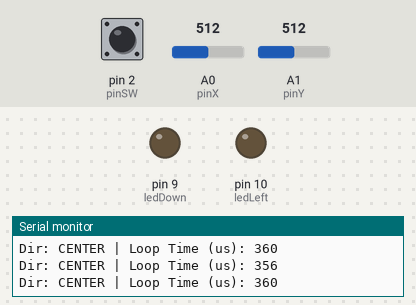
Bench run of a sketch on a simulated Arduino Uno, built with avr-gcc and run on an emulated ATmega328P. Parts: output pins drawn as LEDs (lit = HIGH), the last lines printed to the serial monitor. The test bench sets the inputs (shaded band); at power-on: A1 (pinY) = 512, pin 2 (pinSW) HIGH, A0 (pinX) = 512. Pins used as bus, display or sensor lines are not drawn.

Above: at 1.2 s.
1.3 s: A1 (pinY) set to 587
2.8 s: A1 (pinY) set to 611
At 3.8 s:
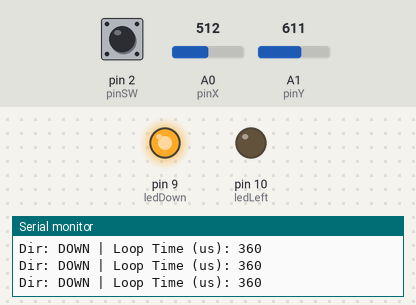
4.3 s: pin 2 (pinSW) pulled LOW for 0.15 s
At 4.4 s:
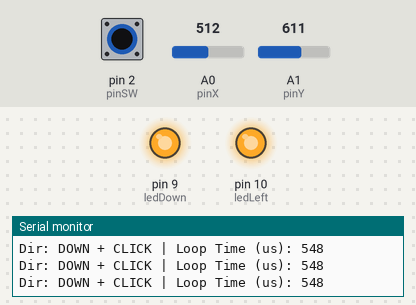
6.0 s: pin 2 (pinSW) pulled LOW for 1 s
At 8.2 s:
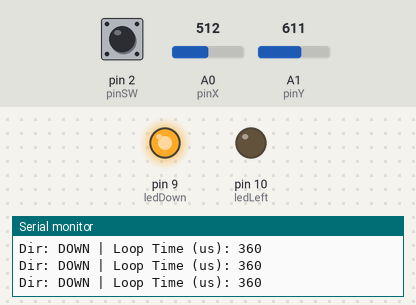
8.5 s: A0 (pinX) set to 416
10.0 s: A0 (pinX) set to 383
At 10.5 s:
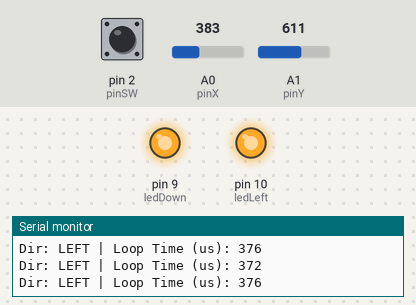
Timing chart, 0 to 12.5 s (numbered marks = the images above; inputs shaded):
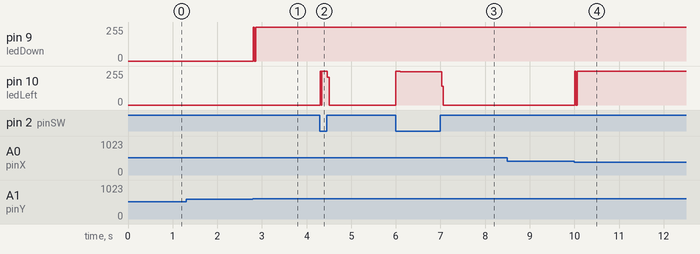

Measured:
- the behaviour switches between 600 and 601 on A1 (pinY) (found by bisection; images 0 and 1)
- the behaviour switches between 400 and 399 on A0 (pinX) (found by bisection; images 3 and 4)
- after the input at 2.8 s, pin 9 (ledDown): 0/255 → 254/255 at once
- after the input at 4.3 s, pin 10 (ledLeft): 0/255 → 253/255 at once, → 0/255 0.16 s later
- after the input at 6.0 s, pin 10 (ledLeft): 0/255 → 255/255 at once, → 249/255 0.10 s later, → 0/255 0.92 s later
- after the input at 10.0 s, pin 10 (ledLeft): 0/255 → 254/255 at once

The sketch:

emb2lab.ino
```cpp
// --- 1. Define Pins ---
// Joystick connections
const int pinSW = 2;   // Push button (SW) connected to digital pin 2
const int pinX = A0;   // X-axis (VRx) connected to analog pin A0
const int pinY = A1;   // Y-axis (VRy) connected to analog pin A1
// LED outputs for each direction
const int ledUp = 6;
const int ledDown = 9;
const int ledLeft = 10;
const int ledRight = 11;
// --- 2. Define Thresholds & Dead-zone ---
// Joystick center ≈ 512; dead-zone prevents noise/jitter near center
const int thresholdLow = 400;   // Lower bound for direction detection
const int thresholdHigh = 600;  // Upper bound for direction detection
void setup() {
  // Initialize serial communication at high speed for faster data updates
  Serial.begin(115200);
  // Configure joystick button as input with internal pull-up resistor
  // (LOW when pressed, HIGH when released)
  pinMode(pinSW, INPUT_PULLUP);
  // Configure LED pins as outputs
  pinMode(ledUp, OUTPUT);
  pinMode(ledDown, OUTPUT);
  pinMode(ledLeft, OUTPUT);
  pinMode(ledRight, OUTPUT);
}
void loop() {
  // Start timing measurement to evaluate sampling speed
  unsigned long startTime = micros();
  // --- READ INPUTS ---
  // Read analog values from joystick axes (0–1023)
  int valX = analogRead(pinX);
  int valY = analogRead(pinY);
  // Read button state (0 = pressed, 1 = not pressed)
  int valSW = digitalRead(pinSW);
  // --- RESET LEDS ---
  // Turn off all LEDs before determining new direction
  digitalWrite(ledUp, LOW);
  digitalWrite(ledDown, LOW);
  digitalWrite(ledLeft, LOW);
  digitalWrite(ledRight, LOW);
  // Default direction when joystick is in dead-zone
  String direction = "CENTER";
  // --- DIRECTION LOGIC ---
  // Check Y-axis for UP/DOWN movement
  if (valY < thresholdLow) {
    digitalWrite(ledUp, HIGH);   // Activate UP LED
    direction = "UP";
  }
  else if (valY > thresholdHigh) {
    digitalWrite(ledDown, HIGH); // Activate DOWN LED
    direction = "DOWN";
  }
  // Check X-axis for LEFT/RIGHT movement
  if (valX < thresholdLow) {
    digitalWrite(ledLeft, HIGH);  // Activate LEFT LED
    direction = "LEFT";
  }
  else if (valX > thresholdHigh) {
    digitalWrite(ledRight, HIGH); // Activate RIGHT LED
    direction = "RIGHT";
  }
  // --- SWITCH LOGIC ---
  // If button is pressed, indicate click and turn on all LEDs
  if (valSW == LOW) {
    direction = direction + " + CLICK";
    digitalWrite(ledUp, HIGH);
    digitalWrite(ledDown, HIGH);
    digitalWrite(ledLeft, HIGH);
    digitalWrite(ledRight, HIGH);
  }
  // --- SERIAL OUTPUT ---
  // Print detected direction
  Serial.print("Dir: ");
  Serial.print(direction);
  // Measure and print loop execution time (sampling speed evidence)
  unsigned long endTime = micros();
  Serial.print(" | Loop Time (us): ");
  Serial.println(endTime - startTime);
  // Small delay to keep serial output readable (does not significantly affect performance)
  delay(10);
}
```

emb4lab.cpp
```cpp
#include <Arduino.h>
// --- 1. Define Pins ---
// Joystick connections
const int pinSW = 2;   // Push-button (digital input)
const int pinX  = A0;  // X-axis (analog input)
const int pinY  = A1;  // Y-axis (analog input)
// LED pins used to indicate direction
const int ledUp    = 6;
const int ledDown  = 9;
const int ledLeft  = 10;
const int ledRight = 11;
// --- 2. Thresholds and dead-zone ---
// Values around center (~512) are ignored to prevent noise/jitter
const int thresholdLow  = 400;   // Lower limit for movement detection
const int thresholdHigh = 600;   // Upper limit for movement detection
void setup() {
  // Initialize serial communication (high speed for GUI data transfer)
  Serial.begin(115200);
  // Configure joystick button as input with internal pull-up resistor
  // Default = HIGH, pressed = LOW
  pinMode(pinSW, INPUT_PULLUP);
  // Configure LED pins as outputs
  pinMode(ledUp, OUTPUT);
  pinMode(ledDown, OUTPUT);
  pinMode(ledLeft, OUTPUT);
  pinMode(ledRight, OUTPUT);
}
void loop() {
  // Record start time to measure loop execution time (sampling speed)
  unsigned long startTime = micros();
  // --- Read joystick inputs ---
  int valX = analogRead(pinX);   // Read X-axis (0–1023)
  int valY = analogRead(pinY);   // Read Y-axis (0–1023)
  int valSW = digitalRead(pinSW); // Read button state (0 or 1)
  // --- Reset all LEDs ---
  // Ensures only the correct direction LED is active
  digitalWrite(ledUp, LOW);
  digitalWrite(ledDown, LOW);
  digitalWrite(ledLeft, LOW);
  digitalWrite(ledRight, LOW);
  // --- Direction detection logic ---
  // Y-axis controls UP/DOWN
  if (valY < thresholdLow) {
    digitalWrite(ledUp, HIGH);      // Joystick pushed up
  }
  else if (valY > thresholdHigh) {
    digitalWrite(ledDown, HIGH);    // Joystick pushed down
  }
  // X-axis controls LEFT/RIGHT
  if (valX < thresholdLow) {
    digitalWrite(ledLeft, HIGH);    // Joystick pushed left
  }
  else if (valX > thresholdHigh) {
    digitalWrite(ledRight, HIGH);   // Joystick pushed right
  }
  // --- Button logic ---
  // If button is pressed (LOW due to pull-up), turn on all LEDs
  if (valSW == LOW) {
    digitalWrite(ledUp, HIGH);
    digitalWrite(ledDown, HIGH);
    digitalWrite(ledLeft, HIGH);
    digitalWrite(ledRight, HIGH);
  }
  // --- Serial output ---
  // Format: X,Y,SW,LoopTime
  // Used by GUI to display joystick data and calculate sample rate
  unsigned long endTime = micros();
  unsigned long loopTime = endTime - startTime; // Time per loop in microseconds
  Serial.print(valX);      // X-axis value
  Serial.print(",");
  Serial.print(valY);      // Y-axis value
  Serial.print(",");
  Serial.print(valSW);     // Button state
  Serial.print(",");
  Serial.println(loopTime); // Loop execution time (for sample rate)
  // Small delay to stabilize serial communication and GUI updates
  delay(10);
}
```

emb5lab.cpp
```cpp
#include <LiquidCrystal.h>   // Library for controlling the 16x2 LCD
#include <Math.h>            // Library for mathematical functions like log10()
// Create the LCD object and define which Arduino pins are connected to it
LiquidCrystal lcd(12, 11, 5, 4, 3, 6);
// --- Pin definitions ---
const byte LED_PIN = 8;   // LED turns on when loud sound is detected
const byte MIC_AO  = A0;  // Analog output pin of microphone sensor
const byte MIC_DO  = 2;   // Digital output pin of microphone sensor (not used in main logic)
// --- Sound detection variables ---
int soundLevel = 0;       // Measured sound amplitude in the current sampling window
int THRESHOLD  = 10;      // Minimum sound level required to detect a loud event
bool aboveThreshold = false; // True if current sound level is above threshold
bool wasAbove = false;       // Stores previous threshold state to detect new events only
unsigned long eventCount = 0; // Counts how many loud sound events happened
// Calculated sound value in approximate decibels
float dBLevel = 0.0;
// --- Variables for sampling sound over a fixed time window ---
unsigned long lastWindowStart = 0;         // Start time of the current sampling window
const unsigned long WINDOW_MS = 50;        // Window duration in milliseconds
int signalMin = 1023;                      // Minimum ADC value found in the window
int signalMax = 0;                         // Maximum ADC value found in the window
// --- LED timing control ---
unsigned long ledStartTime = 0;            // Time when LED was turned on
bool ledOn = false;                        // Tracks whether LED is currently on
const unsigned long LED_ON_TIME = 300;     // Keep LED on for 300 ms after loud event
// --- LCD update timing ---
unsigned long lastLcdUpdate = 0;           // Last time LCD was refreshed
const unsigned long LCD_INTERVAL = 100;    // Refresh LCD every 100 ms
// --- Serial monitor update timing ---
unsigned long lastSerialUpdate = 0;           // Last time serial data was sent
const unsigned long SERIAL_INTERVAL = 100;    // Send serial data every 100 ms
void setup() {
  // Set LED pin as output and make sure LED starts OFF
  pinMode(LED_PIN, OUTPUT);
  digitalWrite(LED_PIN, LOW);
  // Set microphone digital output pin as input
  pinMode(MIC_DO, INPUT);
  // Initialize the LCD with 16 columns and 2 rows
  lcd.begin(16, 2);
  lcd.clear();
  // Display startup message
  lcd.setCursor(0, 0);
  lcd.print("Sound Monitor");
  lcd.setCursor(0, 1);
  lcd.print("Init...");
  // Start serial communication for PC/GUI monitoring
  Serial.begin(115200);
  // Small startup delay so user can read LCD message
  delay(800);
  lcd.clear();
  // Save the start time of the first sampling window
  lastWindowStart = millis();
}
void loop() {
  // Get current time once at the start of loop for timing checks
  unsigned long now = millis();
  // Read current analog microphone signal
  int raw = analogRead(MIC_AO);
  // Track minimum and maximum microphone values during the sampling window
  if (raw < signalMin) signalMin = raw;
  if (raw > signalMax) signalMax = raw;
  // When the sampling window is complete, process the sound level
  if (now - lastWindowStart >= WINDOW_MS) {
    // Sound level is measured as the peak-to-peak amplitude
    soundLevel = signalMax - signalMin;
    // Convert amplitude to an approximate decibel-like value
    if (soundLevel < 1) {
      dBLevel = 0.0;
    } else {
      dBLevel = 20.0 * log10((float)soundLevel);
    }
    // Check whether sound level is above the threshold
    aboveThreshold = (soundLevel >= THRESHOLD);
    // Count a new sound event only when signal crosses threshold from below to above
    if (aboveThreshold && !wasAbove) {
      eventCount++;                    // Increase loud event counter
      digitalWrite(LED_PIN, HIGH);     // Turn LED on
      ledOn = true;                    // Mark LED as active
      ledStartTime = now;              // Save LED start time
    }
    // Store current threshold state for next window comparison
    wasAbove = aboveThreshold;
    // Reset min and max values for the next sampling window
    signalMin = 1023;
    signalMax = 0;
    lastWindowStart = now;
  }
  // Turn LED off after it has stayed on long enough
  if (ledOn && (now - ledStartTime >= LED_ON_TIME)) {
    digitalWrite(LED_PIN, LOW);
    ledOn = false;
  }
  // Update LCD periodically without blocking the program
  if (now - lastLcdUpdate >= LCD_INTERVAL) {
    lastLcdUpdate = now;
    // Clear and rewrite first line
    lcd.setCursor(0, 0);
    lcd.print("                ");
    lcd.setCursor(0, 0);
    lcd.print("L:");              // Display sound level
    lcd.print(soundLevel);
    lcd.print(" ");
    lcd.print((int)dBLevel);     // Display approximate dB value
    lcd.print("dB");
    // Clear and rewrite second line
    lcd.setCursor(0, 1);
    lcd.print("                ");
    lcd.setCursor(0, 1);
    lcd.print("T:");             // Display threshold value
    lcd.print(THRESHOLD);
    lcd.print(" ");
    // Display sound condition
    if (aboveThreshold) {
      lcd.print("LOUD");
    } else {
      lcd.print("QUIET");
    }
  }
  // Send monitoring data to Serial periodically
  if (now - lastSerialUpdate >= SERIAL_INTERVAL) {
    lastSerialUpdate = now;
    Serial.print("Level=");
    Serial.print(soundLevel);
    Serial.print(", dB=");
    Serial.print(dBLevel);
    Serial.print(", Threshold=");
    Serial.print(THRESHOLD);
    Serial.print(", Above=");
    Serial.print(aboveThreshold ? 1 : 0);
    Serial.print(", Events=");
    Serial.println(eventCount);
  }
}
```
